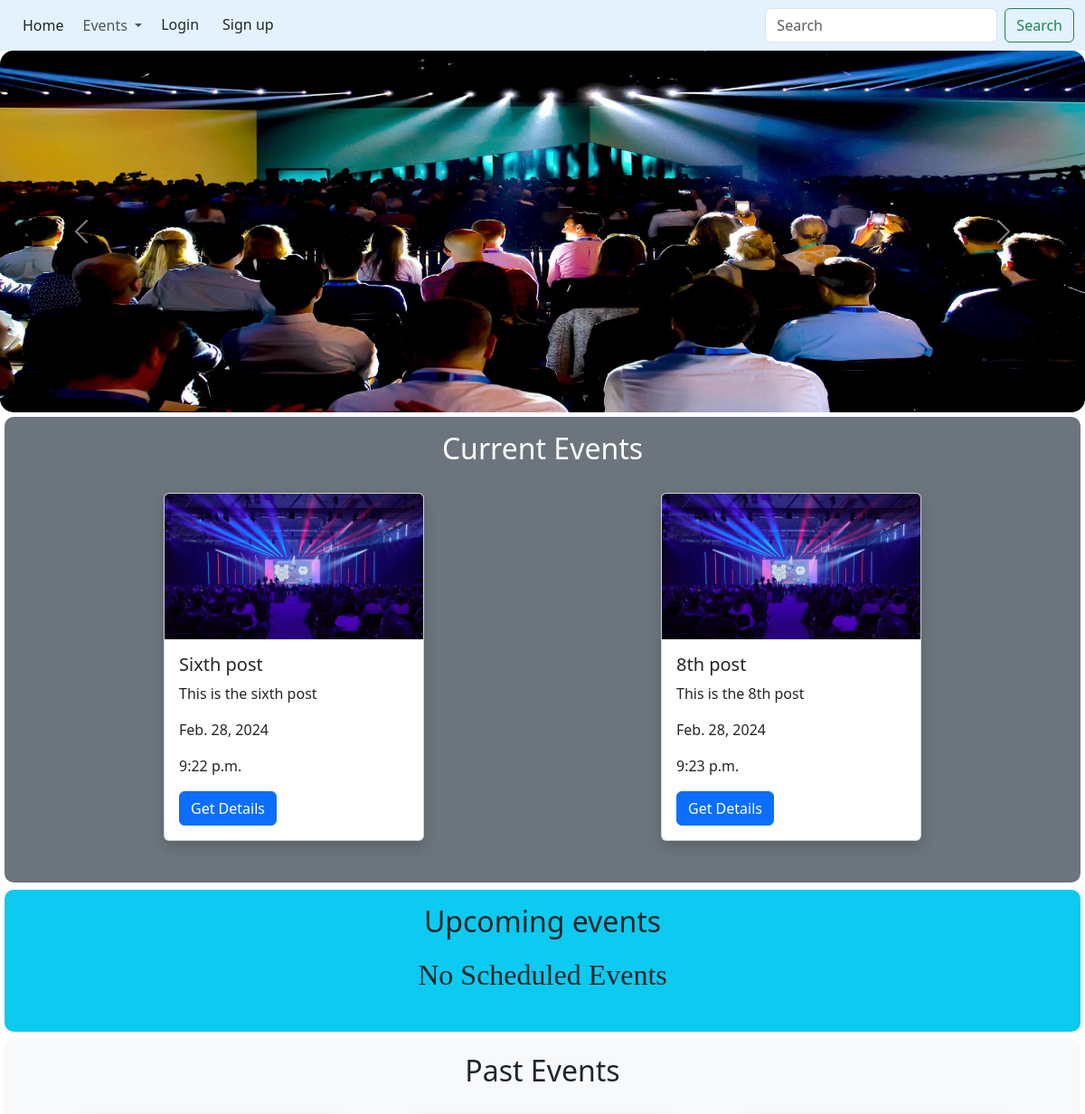
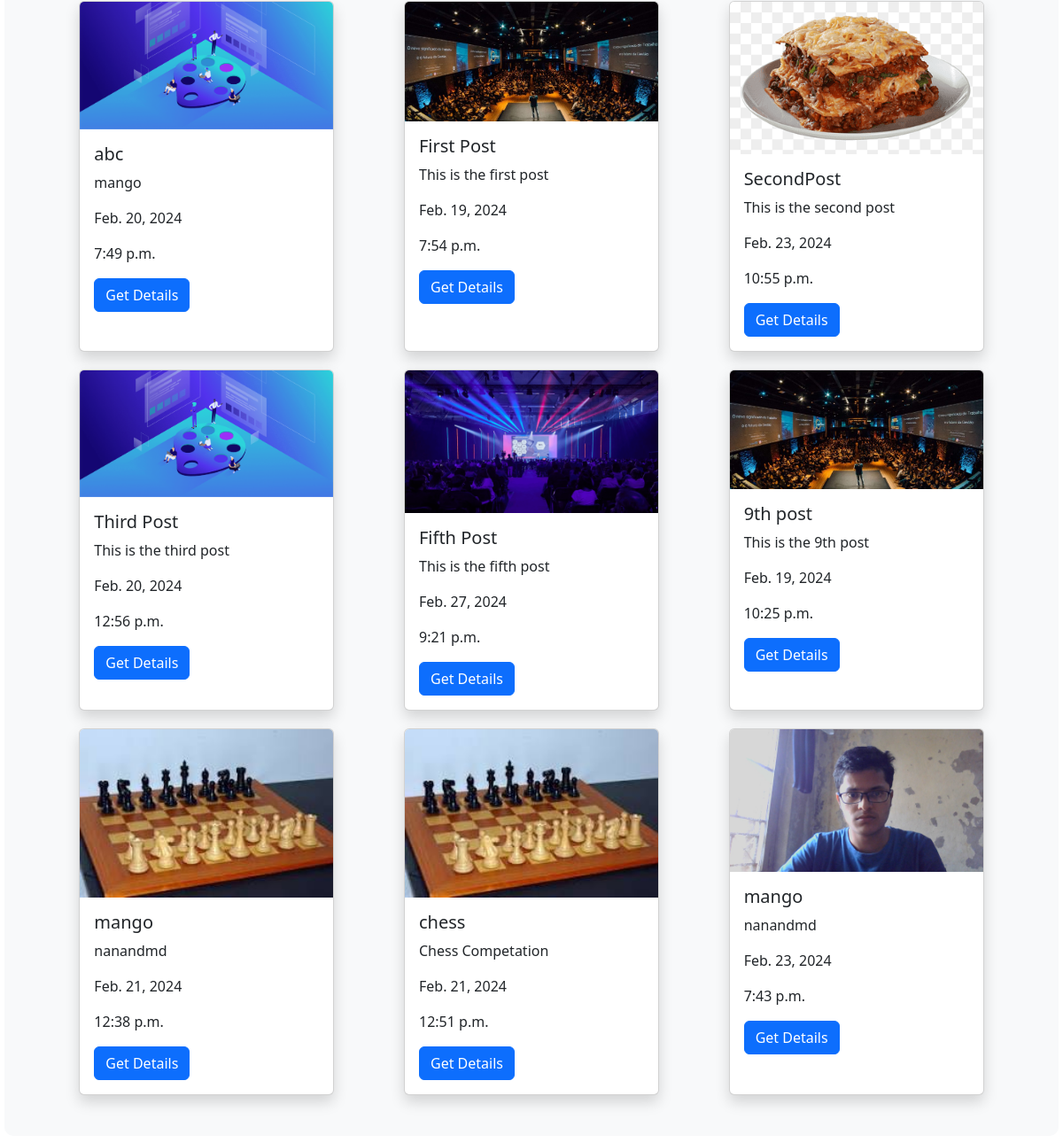
The page / on the database its author committed (2 pictures, top to bottom).
### socialpost/models.py (models this page shows)
class posts(models.Model):
    title=models.CharField(max_length=10)
    discription=models.TextField()
    details=models.TextField(null=True)
    date=models.DateField()
    time=models.TimeField()
    file=models.FileField(upload_to='postsimage/',max_length=250,null=True,default=None)
    userid = models.ForeignKey(User, on_delete=models.CASCADE,to_field='username')

### socialpost/views.py (the view)
# urls.py: 2. Add a URL to urlpatterns:  path('', views.home, name='home')
def home(request):
    all_posts = posts.objects.all()
    current_date = datetime.now()
    posts_for_today = posts.objects.filter(date=current_date)
    posts_for_feature=posts.objects.filter(date__gt=current_date)
    posts_for_past = posts.objects.filter(date__lt=current_date)
    print(posts_for_past)
    data={"all_posts":all_posts,
          "current_date":current_date,
          "posts_for_today":posts_for_today,
          "posts_for_feature":posts_for_feature,
          "posts_for_past": posts_for_past}
    return render(request,"homepage.html",data)

### templates/homepage.html (shortened to what this page needs)
<!DOCTYPE html>
<html lang="en">
{% load static %}
<head>
    <link href="https://cdn.jsdelivr.net/npm/bootstrap@5.3.2/dist/css/bootstrap.min.css" rel="stylesheet"
>
    <link rel="stylesheet" type="text/css" href="{% static  'css/home.css' %}">
</head>
<body>
    <div class="main">
        <nav class="navbar navbar-expand-lg navbar-light" style="background-color: #e3f2fd;">
            <div class="container-fluid">
                <a class="btn btn btn3" href="#">Home</a>
                <div class="collapse navbar-collapse" id="navbarSupportedContent">
                    <ul class="navbar-nav me-auto mb-2 mb-lg-0">
                        <li class="nav-item dropdown">
                            <a class="nav-link dropdown-toggle" href="#" id="navbarDropdown" role="button"
                                data-bs-toggle="dropdown" aria-expanded="false">
                                Events
                            </a>
                        </li>
                        <li class="nav-item">
                            <a href="loginform" class="btn btn btn1" target="_blank">Login </a>
                        </li>
                        <li class="nav-item">
                            <a href="signupform" class="btn btn btn1" target="_blank">Sign up</a>
                        </li>
                    </ul>
                    <form class="d-flex">
                        <input class="form-control me-2" type="search" placeholder="Search" aria-label="Search">
                        <button class="btn btn-outline-success" type="submit">Search</button>
                    </form>
                </div>
            </div>
        </nav>
        <div class="carousel-container">
            <div id="carouselExampleControls" class="carousel slide" data-bs-ride="carousel">
                <div class="carousel-inner">
                    <div class="carousel-item active" x;>
                        <img src="show1" class="d-block w-100 " style="height: 50vh;  border-radius: 15px;" alt="...">
                    </div>
                </div>
                <button class="carousel-control-prev" type="button" data-bs-target="#carouselExampleControls"
                    data-bs-slide="prev">
                    <span class="carousel-control-prev-icon" aria-hidden="true"></span>
                </button>
                <button class="carousel-control-next" type="button" data-bs-target="#carouselExampleControls"
                    data-bs-slide="next">
                    <span class="carousel-control-next-icon" aria-hidden="true"></span>
                </button>
            </div>
        </div>
        <div class="content">
            <div class="p-3 mb-2 bg-secondary text-white event-content" id="currentevents">
                <div class="container" >
                    <h2 style="text-align: center;">Current Events</h2>
                    <div class="currentevents d-flex flex-wrap justify-content-around">
                        {% for post in posts_for_today%}
                        {% if post.date|date:"Y-m-d" == current_date|date:"Y-m-d" %}
                        <div class="card shadow" style="width: 18rem;">
                            <img src="/media/{{post.file}}" class="card-img-top" alt="no photo uploaded/post photo">
                            <div class="card-body">
                                <h5 class="card-title">{{post.title}}</h5>
                                <p class="card-text"> {{post.discription}} </p>
                                <p>{{post.date}}</p>
                                <p>{{post.time}}</p>
                                <a href="{% url 'moredetails' %}?postid={{post.id}}" class="btn btn-primary" target="_blank">Get Details</a>
                            </div>
                        </div>
                        {% endif %}
                        {% empty %}
                        <h2 style="font-family: Cambria, Cochin, Georgia, Times, 'Times New Roman', serif;">No Events
                            Today</h2>
                        {% endfor %}
                    </div>
                </div>
            </div>
        <div class="p-3 mb-2 bg-info text-dark event-content" id="upcomingevents">
            <div class="container" style="width: 100vw;">
                <h2 style="text-align: center;">Upcoming events</h2>
                <div class="currentevents d-flex flex-wrap justify-content-around" id="upcomingevents">
                    {% for post in posts_for_feature%}
                    <div class="card shadow" style="width: 18rem;">
                        <img src="/media/{{post.file}}" class="card-img-top" alt="no photo uploaded/post photo">
                        <div class="card-body">
                            <h5 class="card-title">{{post.title}}</h5>
                            <p class="card-text"> {{post.discription}} </p>
                            <p>{{post.date}}</p>
                            <p>{{post.time}}</p>
                            <a href="{% url 'moredetails' %}?postid={{post.id}}" class="btn btn-primary" target="_blank">Get Details</a>
                        </div>
                    </div>
                    {% empty %}
                    <h2 style="font-family: Cambria, Cochin, Georgia, Times, 'Times New Roman', serif;">No Scheduled
                        Events</h2>
                    {% endfor %}
                </div>
            </div>
        </div>
        <div class="p-3 mb-2 bg-light text-dark event-content" id="pastevents">
            <div class="container">
                <h2 style="text-align: center;">Past Events</h2>
                <div class="currentevents d-flex flex-wrap justify-content-around" id="upcomingevents">
                    {% for post in all_posts%}
                    {% if post.date|date:"Y-m-d" < current_date|date:"Y-m-d" %}
                     <div class="card shadow"
                        style="width: 18rem;">
                        <img src="/media/{{post.file}}" class="card-img-top" alt="no photo uploaded/post photo  ">
                        <div class="card-body">
                            <h5 class="card-title">{{post.title}}</h5>
                            <p class="card-text"> {{post.discription}} </p>
                            <p>{{post.date}}</p>
                            <p>{{post.time}}</p>
                            <a href="{% url 'moredetails' %}?postid={{post.id}}" class="btn btn-primary" target="_blank">Get Details</a>
                        </div>
                </div>
                   {% endif %}
                {% empty %}
                <h2 style="font-family: Cambria, Cochin, Georgia, Times, 'Times New Roman', serif;">No Past
                    Events</h2>
                {% endfor %}
            </div>
        </div>
    </div>
    </div>
    </div>
</body>
</html>

### static/css/home.css (style rules this page uses)
* { padding: 0; margin: 0; }
.currentevents { margin: 20px; }
.card { margin: 10px; }
.container { width: 100%; padding: 0; }
.main { width: 100%; }
.content { margin: 5px; }
.event-content { border-radius: 10px; }

### rows shown on the page
posts: file (picture), title "Sixth post", discription "This is the sixth post", date "Feb. 28, 2024", time "9:22 p.m."
posts: file (picture), title "8th post", discription "This is the 8th post", date "Feb. 28, 2024", time "9:23 p.m."
posts: file (picture), title "abc", discription "mango", date "Feb. 20, 2024", time "7:49 p.m."
posts: file (picture), title "First Post", discription "This is the first post", date "Feb. 19, 2024", time "7:54 p.m."
posts: file (picture), title "SecondPost", discription "This is the second post", date "Feb. 23, 2024", time "10:55 p.m."
posts: file (picture), title "Third Post", discription "This is the third post", date "Feb. 20, 2024", time "12:56 p.m."
posts: file (picture), title "Fifth Post", discription "This is the fifth post", date "Feb. 27, 2024", time "9:21 p.m."
posts: file (picture), title "9th post", discription "This is the 9th post", date "Feb. 19, 2024", time "10:25 p.m."
posts: file (picture), title "mango", discription "nanandmd", date "Feb. 21, 2024", time "12:38 p.m."
posts: file (picture), title "chess", discription "Chess Competation", date "Feb. 21, 2024", time "12:51 p.m."
posts: file (picture), title "mango", discription "nanandmd", date "Feb. 23, 2024", time "7:43 p.m."
